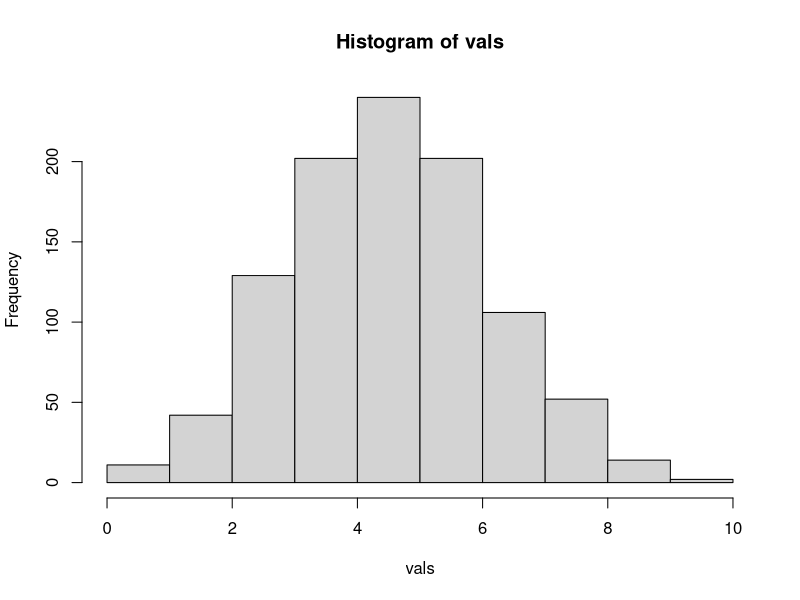
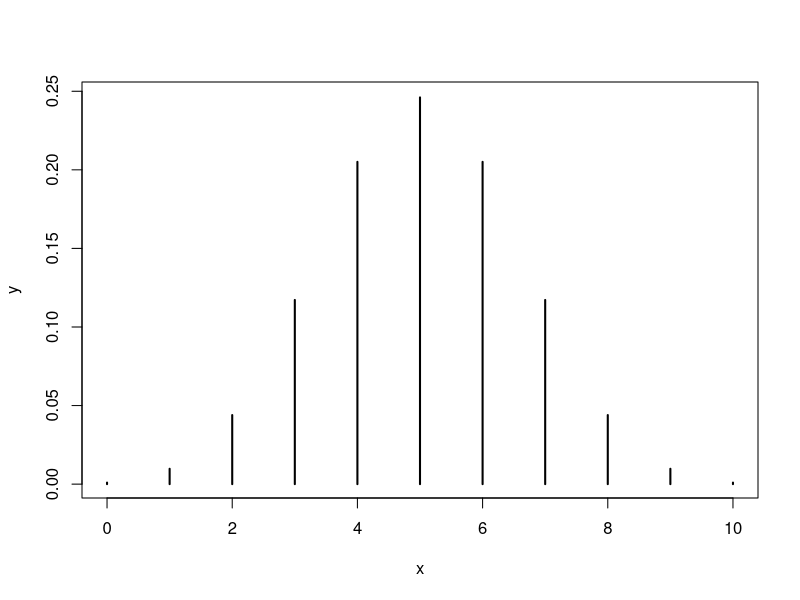
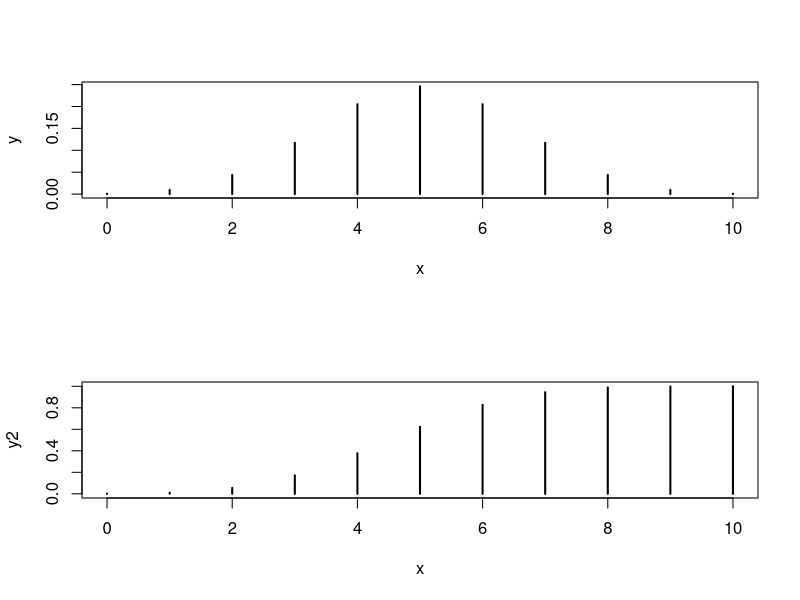
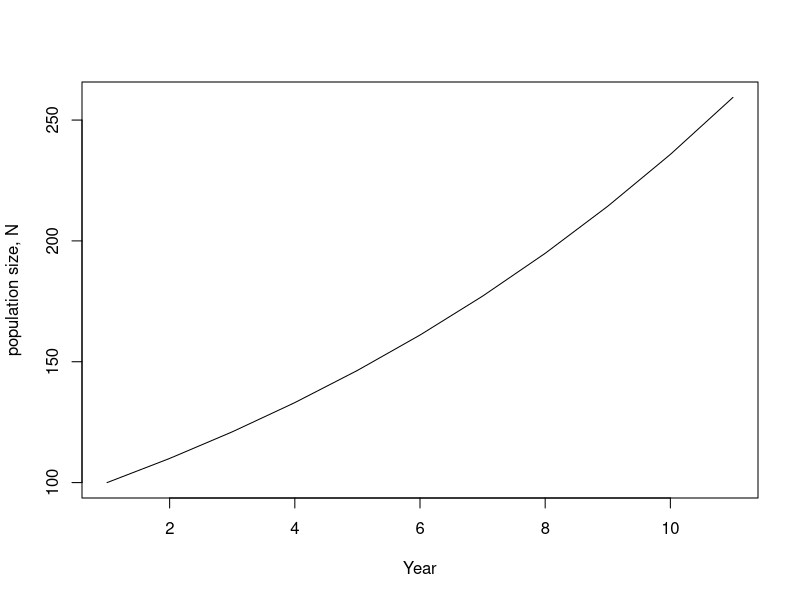
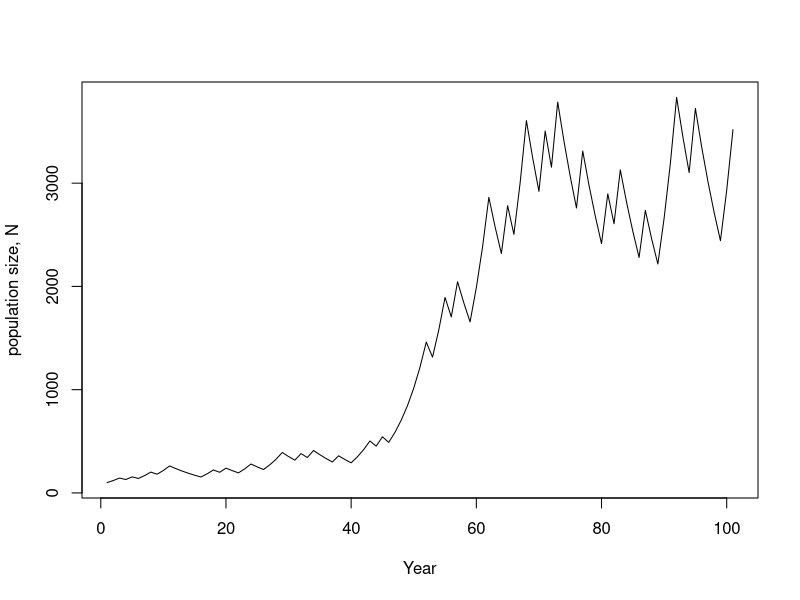
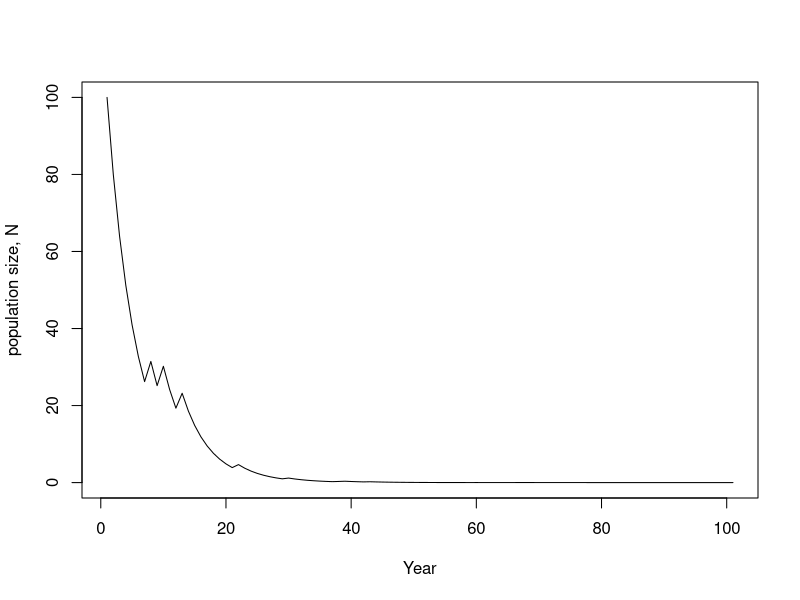
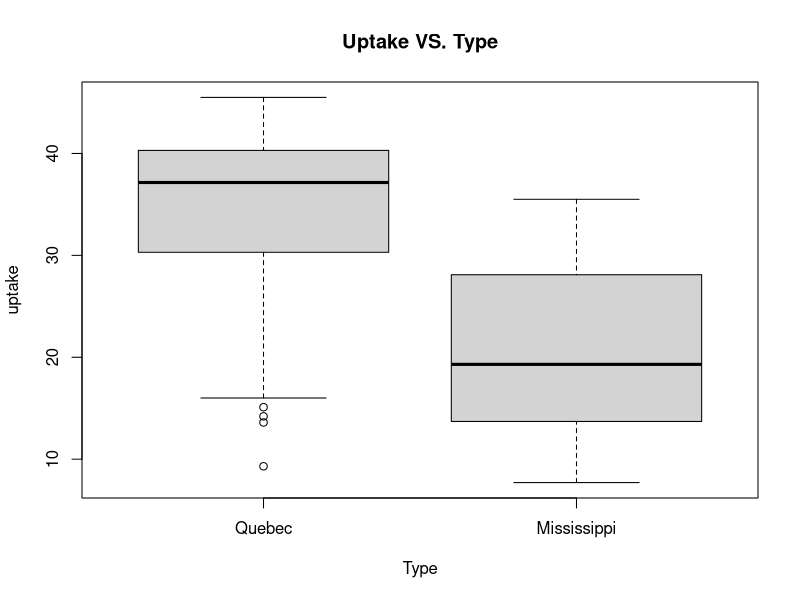
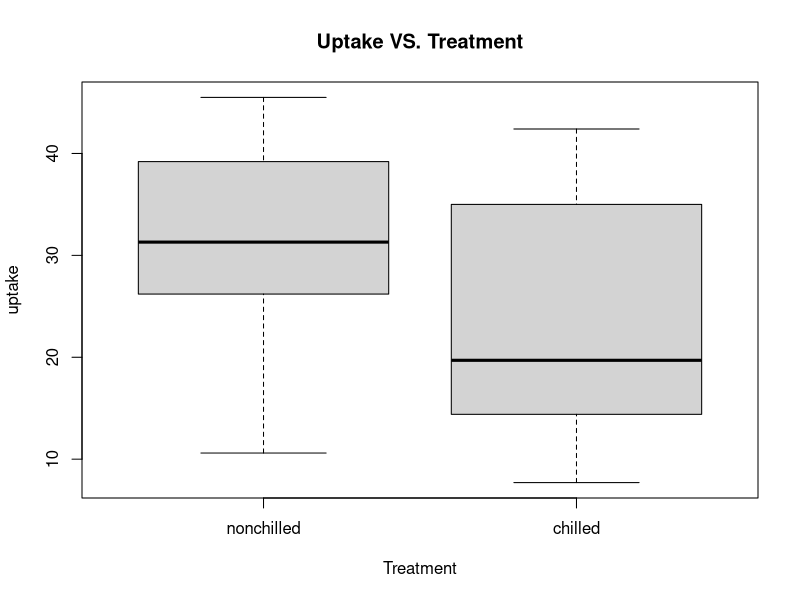

These charts were generated, in order, by the following R code:
#' ---
#' title: "(Very Basic) Probability and Statistics in R"
#' author: "Ben Augustine"
#' date: "August 28, 2019"
#' output: pdf_document
#' ---
#' 
## ----setup, include=FALSE------------------------------------------------
knitr::opts_chunk$set(echo = TRUE)

#' 
#' Here, we will cover some basic probability and statistics concepts R. This is not (so much) a lesson in probability or statistics, but a demonstration of how to do a few statistical things in R. 
#' 
#' ## Probability Distributions in R
#' 
#' We will start with the "dpqr" type functions for probability distributions. What are these? Let's look at the Binomial distrubtion help file. 
#' 
## ------------------------------------------------------------------------
?dbinom #RMarkdown will not print the help file for us here

#' 
#' dbinom() is the probability density or mass function (PDF or PMF, PMF for discrete distributions), pbinom is the cumulative distribution function (CDF), qbinom() is the quantile function, and rbinom() is the random number generator. Let's look at the random number generator. The Binomial distribution is a distribution for the number of successes for a given number of trials. It has parameters $K$, the number of trials and $p$, the success probability per trial. Say we are flipping a fair coin where a success is defined as a heads. Then $p$ can be assumed to be 0.5. If we flip it 10 times, $K$ is 10.
#' 
## ------------------------------------------------------------------------
rbinom(1,size=10,prob=0.5)

#' 
#' This is a single Binomial random deviate (1 random draw from a Binomial). We can draw multiple at once
#' 
## ------------------------------------------------------------------------
rbinom(10,size=10,prob=0.5)

#' 
#' How many succeses to we expect, on average? The expected number is $pK$. How much variability do we expect?
#' 
## ------------------------------------------------------------------------
vals=rbinom(1000,size=10,prob=0.5) #generate 1000 random numbers from a Binomial distribution
hist(vals) #create a histogram of the random numbers

#' 
#' How many times do we expect a single heads will be seen when flipping a fair coin 10 times? A good first approximation is to count the proportion of the times this happened in the random data we just simulated.
#' 
## ------------------------------------------------------------------------
sum(vals==1)/length(vals) #test if vals==1, count them, then divide by the number of numbers
mean(vals==1) #equivalent

#' 
#' This is called Monte Carlo simulation. We can approximate many different types of statistics and probabilities via calculations on simulated random numbers. But we can use the Binomial distribution itself to get the exact answer. We need to use the PMF, or probability mass function. What does this look like?
#' 
## ------------------------------------------------------------------------
x=0:10
y=dbinom(x,size=10,prob=0.5) #calculate the PMF values for 1 - 10 successes
plot(y~x,type="h",lwd=2)


#' 
#' We see the PMF is symmetric around 5 successes. What is the exact probability of 1 success?
## ------------------------------------------------------------------------
y[2] #if x is 0 - 10, the 2nd element is 1 


#' 
#' A *cumulative* mass function is the probability that a random variable is less than or equal to a certain value. Say a random variable $X$ has a Binomial distribution with parameters $p=0.5$ and $K=10$. How much probability mass is below value $x$? More formally, what is $P(X<=x)$. This is perhaps best visualized.
## ------------------------------------------------------------------------
y2=pbinom(x,size=10,prob=0.5) #calculate the CMF values for 1 - 10 successes
par(mfrow=c(2,1)) #set plotting environment to plot 2 per screen
plot(y~x,type="h",lwd=2)
plot(y2~x,type="h",lwd=2)
par(mfrow=c(1,1)) #set plotting environment back to plot 1 per screen


#' 
#' So that's cool, but what are some more interesting things we can do with probability in R? How about modeling population growth in the presence of environmental stochasticity? Say we have a population of size 100 that will undergo exponential population growth following $N_t=\lambda N_{t-1}$. First, let's look back at one of the exercises from Day 2. There, we wanted to predict the population size for 10 years, starting at $N=100$, with a constant growth rate of $\lambda=1.1$. How do we do that?
#' 
## ------------------------------------------------------------------------
Nyears=11 #How many years will there be? Starting year plus 10 more
N=rep(NA,Nyears) #preallocate a vector to store the yearly population sizes
N[1]=100 #fill in the first value
lambda=1.1
for(t in 2:Nyears){
    N[t]=lambda*N[t-1]
}
plot(N,type="l",xlab="Year",ylab="population size, N")

#' 
#' But now, let's consider that there are good and bad years (environmental stochasticity). In good years, $\lambda=1.2$ and in bad years $\lambda=0.9$. Good and bad years are equally likely. Let's project this population 100 years into the future.
#' 
## ------------------------------------------------------------------------
Nyears=101 #How many years will there be? Starting year plus 10 more
N=rep(NA,Nyears) #preallocate a vector to store the yearly population sizes
N[1]=100 #fill in the first value
lambda_bad=0.9
lambda_good=1.2
for(t in 2:Nyears){
  if(runif(1)<0.5){ #randomly apply either condition with probability 0.5
    N[t]=lambda_bad*N[t-1]
  }else{
    N[t]=lambda_good*N[t-1]
  }
}
plot(N,type="l",xlab="Year",ylab="population size, N")

#' 
#' Finally, what will happen if the bad years occur with probability 0.75 and good years with probability 0.25? Also, let's say bad years are a little worse with $\lambda=0.8$
## ------------------------------------------------------------------------
Nyears=101 #How many years will there be? Starting year plus 10 more
N=rep(NA,Nyears) #preallocate a vector to store the yearly population sizes
N[1]=100 #fill in the first value
lambda_bad=0.8
lambda_good=1.2
for(t in 2:Nyears){
  if(runif(1)<0.75){ #now bad years happen with probability 0.75
    N[t]=lambda_bad*N[t-1]
  }else{
    N[t]=lambda_good*N[t-1]
  }
}
plot(N,type="l",xlab="Year",ylab="population size, N")

#' 
#' ## Summary Statistics
#' Now, let's switch gears and look at some summary statistics. We will work with the *CO2* data set in R, which we used for plotting.
## ------------------------------------------------------------------------
data(CO2) #load the mtcars data set
CO2 #look at it
str(CO2) #query its structure
?CO2 #look at help file for more description

#' 
#' We can calculate basic summary statistics like this:
## ------------------------------------------------------------------------
mean(CO2$uptake) #mean CO2 uptake
median(CO2$uptake) #median
max(CO2$uptake) #maximum value
min(CO2$uptake) #minimum value
sd(CO2$uptake) #standard deviation
var(CO2$uptake) #variance

#' 
#' We can use the *summary* command to look at basic summary statistics for each variable:
## ------------------------------------------------------------------------
summary(CO2)

#' 
#' We can calculate all the pairwise correlations between variables:
## ------------------------------------------------------------------------
#In this case, only concentration and uptake are continuous data, the 4th and 5th column
cor(CO2[,4:5])

#' 
#' Yesterday, we looked at some plots for the CO uptake at the two sites by treatment:
## ------------------------------------------------------------------------
boxplot(uptake ~ Type, data = CO2, main = "Uptake VS. Type")
boxplot(uptake ~ Treatment, data = CO2, main = "Uptake VS. Treatment")

#' 
#' Do you think CO2 uptake varies by type? What about by treatment? How would we measure the difference? How about the mean? Let's subset the data into each group and compare the means.
## ------------------------------------------------------------------------
#subset out the data for Quebec
Q=CO2[CO2$Type=="Quebec",]
#subset out the data for Mississippi
M=CO2[CO2$Type=="Mississippi",]
#subset out the data for chilled
chill=CO2[CO2$Treatment=="chilled",]
#subset out the data for nonchilled
nonchill=CO2[CO2$Treatment=="nonchilled",]

#compare means of Quebec and Mississippi
mean(Q$uptake)
mean(M$uptake)

#compare means of chilled and nonchilled
mean(nonchill$uptake)
mean(chill$uptake)

#' 
#' The means are different, but is this just sampling variation, or is there evidence that the population parameters actually differ?
#' 
#' ## Basic Inferential Statistics
#' 
#' We can use t-tests to quantify the evidence for a difference.
## ------------------------------------------------------------------------
t.test(Q$uptake,M$uptake)
t.test(chill$uptake,nonchill$uptake)
?t.test #let's look at the assumptions we are making for these 2 tests

#' 
#' We can also use a linear model to quantify the evidence for a difference. This will do an analysis of variance (ANOVA). We do this using the *lm()* function. We will be estimating the parameters of $uptake_i = \beta_0 + \beta_1 Type_i + \epsilon$ and $uptake_i = \beta_0 + \beta_1 Treatment_i + \epsilon$. We assume $\epsilon \sim Normal(0,\sigma^2)$. We are testing the null hypotheses $H_0: \beta_1=0$. If the p-value is low enough, we reject the null in favor of the alternative $H_a: \beta_1\neq 0$ (not equal to).
#' 
#' In linear models with categorical predictors, we typically make one level the intercept. This decision is arbitrary. In R, the first level is automatically made the intercept.
## ------------------------------------------------------------------------
levels(CO2$Type)
levels(CO2$Treatment)
#We can reassign levels however we like
CO2$Type=relevel(CO2$Type,ref="Mississippi") #Make Mississippi the reference category

#' 
#' Now, let's fit these two linear models and compare the results to the t-test.
## ------------------------------------------------------------------------
mod1=lm(uptake~Type,data=CO2)
mod2=lm(uptake~Treatment,data=CO2)
summary(mod1)
summary(mod2)
#How do the p-values compare to the t-tests? Why do they differ?
t.test(Q$uptake,M$uptake,var.equal=TRUE) #set var.equal to TRUE
t.test(chill$uptake,nonchill$uptake,var.equal=TRUE) #set var.equal to TRUE
#A t-test with equal variances is equivalent to an ANOVA, which assumes
#equal variances by default

#But treatment could be confounded by type. Let's put both in the model.
#Here, we can test for a treatment effect controlling for type
mod3=lm(uptake~Treatment+Type,data=CO2)
summary(mod3)

#' 
#' So we have evidence that CO2 uptake varies by both type and treatment. But does it vary by Treatment the same for each type? Let's look at a boxplot:
#' 
## ------------------------------------------------------------------------
boxplot(uptake ~ Type+Treatment, data = CO2, main = "Uptake VS. Type and Treatment")

#' 
#' It looks like the treatment *might* have a larger effect for the Mississippi type. We can test this using a linear model with an *interaction* term. We last fit the model $uptake_i = \beta_0 + \beta_1 Treatment_i + \beta_2 Type_i$. The model with an interaction is $uptake_i = \beta_0 + \beta_1 Treatment_i + \beta_2 Type_i+ \beta_3 Treatment_iType_i$. The null hypothesis of no interaction is $H_0: \beta_3=0$ and the alternative is $H_0: \beta_3\neq 0$
#' 
## ------------------------------------------------------------------------
mod4=lm(uptake~Treatment*Type,data=CO2) #multiply instead of add for an interaction
summary(mod4)
AIC(mod1,mod2,mod3,mod4) #We can compare modes via their AIC values, too. Lower is better.

#' 
#' We can also look at residual plots to see if there is evidence that we are violating any assumptions of ANOVA.
#' 
## ------------------------------------------------------------------------
plot(mod4)

#' 
#' The first 2 plots indicate that the variance increases with the mean. This could be due to a missing covariate. Let's try adding the *concentration* variable.
#' 
## ------------------------------------------------------------------------
CO2$logConc=log(CO2$conc)
mod5=lm(uptake~Treatment*Type+logConc,data=CO2) #we'll add concentration on the log scale *waives hands*
plot(mod5) #still not perfect, but much better.
summary(mod5) #The concentration effect is highly significant. Now, so is the interaction between
#treatment and uptake.
AIC(mod4,mod5) #The new model is much better as judged by AIC as well.

#' 
#' Finally, we can plot the fitted model with a little bit of work. We won't look too deeply at this code now.
## ------------------------------------------------------------------------
logConc=seq(min(CO2$logConc),max(CO2$logConc),0.01)
newdata1=data.frame(Type="Quebec",Treatment="chilled",logConc=logConc)
newdata2=data.frame(Type="Quebec",Treatment="nonchilled",logConc=logConc)
newdata3=data.frame(Type="Mississippi",Treatment="chilled",logConc=logConc)
newdata4=data.frame(Type="Mississippi",Treatment="nonchilled",logConc=logConc)
predict1=predict(mod5,newdata=newdata1)
predict2=predict(mod5,newdata=newdata2)
predict3=predict(mod5,newdata=newdata3)
predict4=predict(mod5,newdata=newdata4)

plot(uptake~logConc,data=CO2)
points(uptake~logConc,data=CO2[CO2$Type=="Quebec"&CO2$Treatment=="chilled",],col="red",pch=16)
points(uptake~logConc,data=CO2[CO2$Type=="Quebec"&CO2$Treatment=="nonchilled",],col="blue",pch=16)
points(uptake~logConc,data=CO2[CO2$Type=="Mississippi"&CO2$Treatment=="chilled",],col="green",pch=16)
points(uptake~logConc,data=CO2[CO2$Type=="Mississippi"&CO2$Treatment=="nonchilled",],col="black",pch=16)
lines(predict1~logConc,col="red")
lines(predict2~logConc,col="blue")
lines(predict3~logConc,col="green")
lines(predict4~logConc,col="black")
legend("topleft",legend=c("Q-chilled","Q-nochill","M-chill","M-nochill"),
                          lty=c(1,1,1,1),col=c("red","blue","green","black"))

#' We see that the relationship between log(concentration) and uptake is not exactly linear. Let's try adding a quadratic term for log(concentration).
## ------------------------------------------------------------------------
mod6=lm(uptake~Treatment*Type+poly(logConc,2),data=CO2) #poly(x,2) adds a quadratic term
#same plotting code below
logConc=seq(min(CO2$logConc),max(CO2$logConc),0.01)
newdata1=data.frame(Type="Quebec",Treatment="chilled",logConc=logConc)
newdata2=data.frame(Type="Quebec",Treatment="nonchilled",logConc=logConc)
newdata3=data.frame(Type="Mississippi",Treatment="chilled",logConc=logConc)
newdata4=data.frame(Type="Mississippi",Treatment="nonchilled",logConc=logConc)
predict1=predict(mod6,newdata=newdata1)
predict2=predict(mod6,newdata=newdata2)
predict3=predict(mod6,newdata=newdata3)
predict4=predict(mod6,newdata=newdata4)

plot(uptake~logConc,data=CO2)
points(uptake~logConc,data=CO2[CO2$Type=="Quebec"&CO2$Treatment=="chilled",],col="red",pch=16)
points(uptake~logConc,data=CO2[CO2$Type=="Quebec"&CO2$Treatment=="nonchilled",],col="blue",pch=16)
points(uptake~logConc,data=CO2[CO2$Type=="Mississippi"&CO2$Treatment=="chilled",],col="green",pch=16)
points(uptake~logConc,data=CO2[CO2$Type=="Mississippi"&CO2$Treatment=="nonchilled",],col="black",pch=16)
lines(predict1~logConc,col="red")
lines(predict2~logConc,col="blue")
lines(predict3~logConc,col="green")
lines(predict4~logConc,col="black")
legend("topleft",legend=c("Q-chilled","Q-nochill","M-chill","M-nochill"),
                          lty=c(1,1,1,1),col=c("red","blue","green","black"))

#' This looks better, but still not perfect. Our inferential statistics support this observation:
## ------------------------------------------------------------------------
summary(mod6)
AIC(mod5,mod6)

#' 
#' Here is one final thing to look at, if we have time. We can use the *t-test()* command to test if the mean of one variable is different from zero. We can also get a confidence interval. Let's look at the CO2 uptake levels for Quebec.
## ------------------------------------------------------------------------
t.test(Q$uptake)

#' 
#' What assumptions does this t-test make? One is that the data are normally distributed. How could we get a p-value and confidence interval without this assumption? One way is to use *randomization methods*, specifically non-parametric *bootstrapping*. The idea is that if we have a random sample of data, we can randomly resample the data to see how *statistics* behave due to random variation. Let's try bootstrapping the sample mean.
#' 
## ------------------------------------------------------------------------
Niter=1000 #How many times to resample the data
store=rep(NA,Niter) #preallocate a vector to store the mean
for(i in 1:Niter){
  newdata=sample(Q$uptake,length(Q$uptake),replace=TRUE) #resample the data
  store[i]=mean(newdata) #store the mean of the resampled data
}

hist(store)
#what is the mean of the resampled data sets?
mean(store)
#this is pretty close to the mean of the actual data 
mean(Q$uptake)
#how might we calculate a p-value from the bootstrap distribution of the sample mean?
mean(store<=0)
#how might we get a confidence interval from the bootstrap distribution of the sample mean?
quantile(store,c(0.025,0.975))
#how does this compare to the confidence interval from the t-test?

#' 
#' 
#' ##Exercises
#' 1. Load the built in data set *PlantGrowth*. 
## ------------------------------------------------------------------------
data(PlantGrowth)

#' 
#' 1a. Describe this data set. What is each variable and how many observations are there? How many per treatment group? What is the mean, maximum, and minimum value for each treatment group (use R functions to find these)?
#' 
#' 1b. Use the *t.test()* function to see if there is evidence that weight for each treatment group differs from the control group.
#' 
#' 1c. Use the *lm()* function to do the same.
#' 
#' 2. Load the built in data set *RatPupWeight*. It is in the *nlme* package, so we need to load that first.
## ------------------------------------------------------------------------
library(nlme)
data(RatPupWeight)

#' 
#' 2a. Describe this data set. Make some plots to see if weight appears associated with any predictors.
#' 
#' 2b. Use the *lm()* function to see if there is evidence that weight for each treatment group differs from the control group. Do we need to control for other confounders? If so, does the inference about treatment effects change?
#' 
#' 3. Load the built in data set *mtcars*. 
## ------------------------------------------------------------------------
data(mtcars)

#' 
#' 3a. Describe this data set. Which variable is the response? Make some plots of the predictors vs. the response variable.
#' 
#' 3b. Use the *lm()* function to see which predictors are associated with vehicle miles per gallon. 
#' 
#' 4. Earlier, we looked at population growth that followed the equation $N_t=\lambda N_{t-1}$. We considered that the population growth rate $\lambda$ varied between good and bad years, which occurred with equal probability. But what if we allow more variation in $\lambda$? Modify the previous code  (or start from scratch) to vary lambda each year following a Normal random variable with mean 1.1 and standard deviation 0.1. Store the randomly-generated values for $\lambda$ and plot their histogram. Also, plot a simulated population trajectory.
#' 
